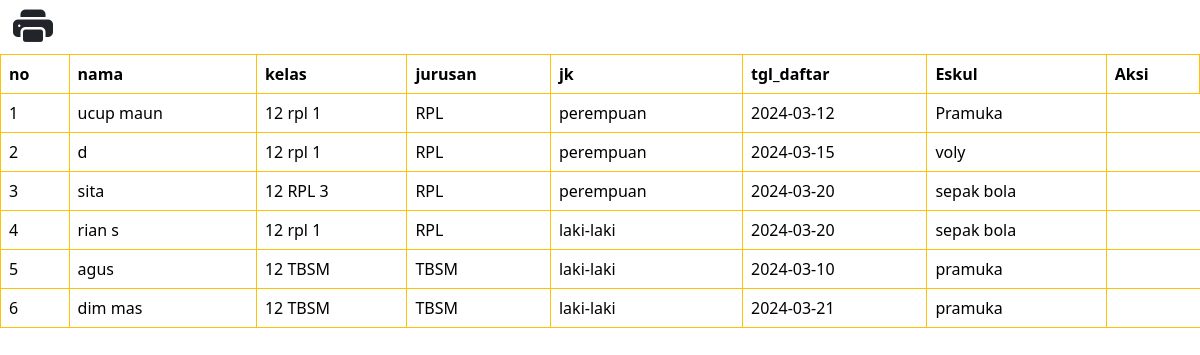
The app's page /laporan.php with its own data.
### tables this page shows
CREATE TABLE `siswa` (
  `no` int(11) NOT NULL,
  `nama` varchar(100) NOT NULL,
  `first_name` varchar(100) NOT NULL,
  `last_name` varchar(100) NOT NULL,
  `user_id` int(50) NOT NULL,
  `kelas` varchar(50) NOT NULL,
  `jurusan` varchar(50) NOT NULL,
  `jk` varchar(50) NOT NULL,
  `tgl_daftar` varchar(100) NOT NULL,
  `Eskul` varchar(50) NOT NULL,
  `status` varchar(100) NOT NULL
);

### laporan.php (the view, shortened to what this page needs)
<button class="btn" onclick="printDiv('div1')"><i class="bi bi-printer-fill
fs-1"></i></button>
<div id="div1">
    <?php
include "koneksi.php";
$tampil=$konek ->query("select*from siswa");
?>
<table class="table table-bordered border-warning">
<tr>
<th scope="col">no</th>
<th scope="col">nama</th>
<th scope="col">kelas</th>
<th scope="col">jurusan</th>
<th scope="col">jk</th>
<th scope="col">tgl_daftar</th>
<th scope="col">Eskul</th>
<th scope="col">Aksi</th>
</tr>
<?php
while($s=$tampil->fetch_array()){
    @$no++;
    echo "<tr>";
    echo "<td>$no</td>";
    echo "<td>$s[nama]</td>";
    echo "<td>$s[kelas]</td>";
    echo "<td>$s[jurusan]</td>";
    echo "<td>$s[jk]</td>";
    echo "<td>$s[tgl_daftar]</td>";
    echo "<td>$s[Eskul]</td>";
    ?>
<?php
    echo "</tr>";
}
?>
</table>
<link rel="stylesheet" href="https://cdn.jsdelivr.net/npm/bootstrap-icons@1.11.3/font/bootstrap-icons.min.css">
<link href="https://cdn.jsdelivr.net/npm/bootstrap@5.3.2/dist/css/bootstrap.min.css" rel="stylesheet">
</div>

### records on screen
siswa: nama "ucup maun", kelas "12 rpl 1", jurusan "RPL", jk "perempuan", tgl_daftar "2024-03-12", Eskul "Pramuka"
siswa: nama "d", kelas "12 rpl 1", jurusan "RPL", jk "perempuan", tgl_daftar "2024-03-15", Eskul "voly"
siswa: nama "sita", kelas "12 RPL 3", jurusan "RPL", jk "perempuan", tgl_daftar "2024-03-20", Eskul "sepak bola"
siswa: nama "rian s", kelas "12 rpl 1", jurusan "RPL", jk "laki-laki", tgl_daftar "2024-03-20", Eskul "sepak bola"
siswa: nama "agus", kelas "12 TBSM", jurusan "TBSM", jk "laki-laki", tgl_daftar "2024-03-10", Eskul "pramuka"
siswa: nama "dim mas", kelas "12 TBSM", jurusan "TBSM", jk "laki-laki", tgl_daftar "2024-03-21", Eskul "pramuka"
